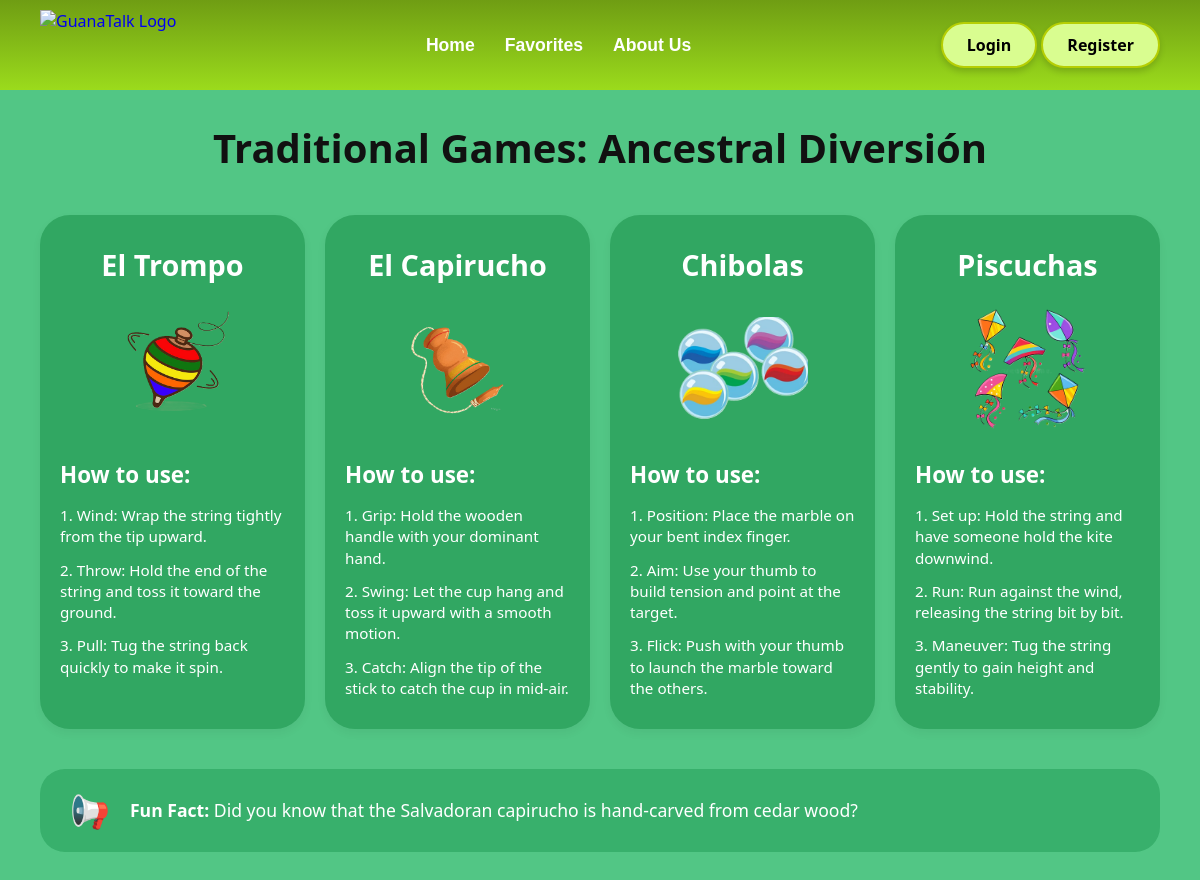
Screenshot of /traditional-games.php with the database file from the repository.
### tables this page shows
CREATE TABLE `traditional_games` (
  `id` int(11) NOT NULL,
  `nombre` varchar(150) NOT NULL,
  `imagen` varchar(255) NOT NULL,
  `paso1` text NOT NULL,
  `paso2` text NOT NULL,
  `paso3` text NOT NULL
);

### traditional-games.php (the view, shortened to what this page needs)
<?php
include("php/conexion.php");
$query = "SELECT * FROM traditional_games";
$resultado = $conn->query($query);
?>
<!DOCTYPE html>
<html lang="es">
    <head>
        <link rel="stylesheet" href="styles/traditions.css">
        <link rel="stylesheet" href="styles/traditional-games.css">
        <link rel="stylesheet" href="styles/navbar.css">
    </head>
    <body>
        <?php include("components/navbar.php"); ?>
        <div class="games-bg">
            <main class="games-container">
                <h1 class="games-title">Traditional Games: Ancestral Diversión</h1>
                <section class="games-grid">
                    <?php
                    if ($resultado && $resultado->num_rows > 0) {
                        while ($fila = $resultado->fetch_assoc()) {
                            ?>
                            <div class="game-card">
                                <h2><?php echo $fila['nombre']; ?></h2>
                                <div class="game-img-box">
                                    <img src="img/<?php echo $fila['imagen']; ?>" alt="<?php echo $fila['nombre']; ?>">
                                </div>
                                <div class="game-instructions">
                                    <h3>How to use:</h3>
                                    <p><?php echo $fila['paso1']; ?></p>
                                    <p><?php echo $fila['paso2']; ?></p>
                                    <p><?php echo $fila['paso3']; ?></p>
                                </div>
                            </div>
                            <?php
                        }
                    } else {
                        echo "<p style='color: white; text-align: center; width: 100%;'>No games found.</p>";
                    }
                    ?>
                </section>
                <section class="games-fun-fact">
                    <div class="ff-icon">📢</div>
                    <div class="ff-text">
                        <strong>Fun Fact:</strong> Did you know that the Salvadoran capirucho is hand-carved from cedar wood?
                    </div>
                </section>
            </main>
        </div>
    </body>
</html>

### styles/traditions.css (style rules this page uses)
* { margin: 0; padding: 0; box-sizing: border-box; font-family: 'Segoe UI', Tahoma, Geneva, Verdana, sans-serif; }
body { background-color: #F9F5EB; color: #333; padding-bottom: 80px; }

### styles/traditional-games.css (style rules this page uses)
* { margin: 0; padding: 0; box-sizing: border-box; font-family: 'Segoe UI', Tahoma, Geneva, Verdana, sans-serif; }
body { margin: 0; padding: 0; width: 100%; }
.games-bg { background-color: #52C685; min-height: 100vh; width: 100%; padding-bottom: 50px; }
.games-container { max-width: 1200px; margin: 0 auto; padding: 20px 40px; }
.games-title { text-align: center; font-size: 2.5rem; font-weight: 800; color: #111111; margin-top: 10px; margin-bottom: 40px; }
.games-grid { display: flex; justify-content: space-between; gap: 20px; margin-bottom: 40px; }
.game-card { background-color: #31A762; border-radius: 30px; padding: 30px 20px; flex: 1; display: flex; flex-direction: column; align-items: center; box-shadow: 0 4px 10px rgba(0, 0, 0, 0.05); text-align: center; }
.game-card h2 { color: white; font-size: 1.8rem; font-weight: 700; margin-bottom: 20px; }
.game-img-box { width: 130px; height: 130px; margin-bottom: 25px; display: flex; align-items: center; justify-content: center; }
.game-img-box img { max-width: 100%; max-height: 100%; object-fit: contain; }
.game-instructions { color: white; text-align: left; width: 100%; }
.game-instructions h3 { font-size: 1.4rem; font-weight: 700; margin-bottom: 15px; }
.game-instructions p { font-size: 0.95rem; line-height: 1.4; margin-bottom: 12px; }
.game-instructions p:last-child { margin-bottom: 0; }
.games-fun-fact { background-color: #38B06C; border-radius: 25px; padding: 20px 30px; display: flex; align-items: center; gap: 20px; color: white; margin-top: 20px; }
.ff-icon { font-size: 2rem; }
.ff-text { font-size: 1.1rem; line-height: 1.4; }

### rows the page displays
traditional_games: nombre "El Trompo", imagen (picture), paso1 "1. Wind: Wrap the string tightly from the tip upward.", paso2 "2. Throw: Hold the end of the string and toss it toward the ground.", paso3 "3. Pull: Tug the string back quickly to make it spin."
traditional_games: nombre "El Capirucho", imagen (picture), paso1 "1. Grip: Hold the wooden handle with your dominant hand.", paso2 "2. Swing: Let the cup hang and toss it upward with a smooth motion.", paso3 "3. Catch: Align the tip of the stick to catch the cup in mid-air."
traditional_games: nombre "Chibolas", imagen (picture), paso1 "1. Position: Place the marble on your bent index finger.", paso2 "2. Aim: Use your thumb to build tension and point at the target.", paso3 "3. Flick: Push with your thumb to launch the marble toward the others."
traditional_games: nombre "Piscuchas", imagen (picture), paso1 "1. Set up: Hold the string and have someone hold the kite downwind.", paso2 "2. Run: Run against the wind, releasing the string bit by bit.", paso3 "3. Maneuver: Tug the string gently to gain height and stability."
